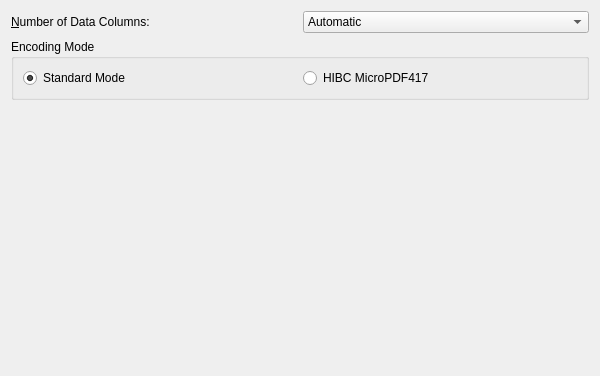
<?xml version="1.0" encoding="UTF-8"?>
<ui version="4.0">
 <class>grpMicroPDF</class>
 <widget class="QWidget" name="grpMicroPDF">
  <property name="geometry">
   <rect>
    <x>0</x>
    <y>0</y>
    <width>763</width>
    <height>376</height>
   </rect>
  </property>
  <property name="maximumSize">
   <size>
    <width>600</width>
    <height>16777215</height>
   </size>
  </property>
  <property name="windowTitle">
   <string>Form</string>
  </property>
  <layout class="QVBoxLayout" name="verticalLayout">
   <item>
    <layout class="QGridLayout" name="gridLayout">
     <item row="0" column="0">
      <widget class="QLabel" name="lblMPDFCols">
       <property name="text">
        <string>&amp;Number of Data Columns:</string>
       </property>
       <property name="alignment">
        <set>Qt::AlignLeading|Qt::AlignLeft|Qt::AlignVCenter</set>
       </property>
       <property name="buddy">
        <cstring>cmbMPDFCols</cstring>
       </property>
      </widget>
     </item>
     <item row="0" column="2">
      <widget class="QComboBox" name="cmbMPDFCols">
       <item>
        <property name="text">
         <string>Automatic</string>
        </property>
       </item>
       <item>
        <property name="text">
         <string>1</string>
        </property>
       </item>
       <item>
        <property name="text">
         <string>2</string>
        </property>
       </item>
       <item>
        <property name="text">
         <string>3</string>
        </property>
       </item>
       <item>
        <property name="text">
         <string>4</string>
        </property>
       </item>
      </widget>
     </item>
    </layout>
   </item>
   <item>
    <widget class="QGroupBox" name="groupBoxMPDFEncodingMode">
     <property name="title">
      <string>Encoding Mode</string>
     </property>
     <layout class="QGridLayout" name="gridLayoutMPDFEncodingMode">
      <property name="sizeConstraint">
       <enum>QLayout::SetMinimumSize</enum>
      </property>
      <item row="0" column="0">
       <widget class="QRadioButton" name="radMPDFStand">
        <property name="text">
         <string>Standard Mode</string>
        </property>
        <property name="checked">
         <bool>true</bool>
        </property>
       </widget>
      </item>
      <item row="0" column="1">
       <widget class="QRadioButton" name="radMPDFHIBC">
        <property name="text">
         <string>HIBC MicroPDF417</string>
        </property>
       </widget>
      </item>
     </layout>
    </widget>
   </item>
   <item>
    <spacer name="verticalSpacer">
     <property name="orientation">
      <enum>Qt::Vertical</enum>
     </property>
     <property name="sizeHint" stdset="0">
      <size>
       <width>20</width>
       <height>40</height>
      </size>
     </property>
    </spacer>
   </item>
  </layout>
 </widget>
 <resources/>
 <connections/>
</ui>
